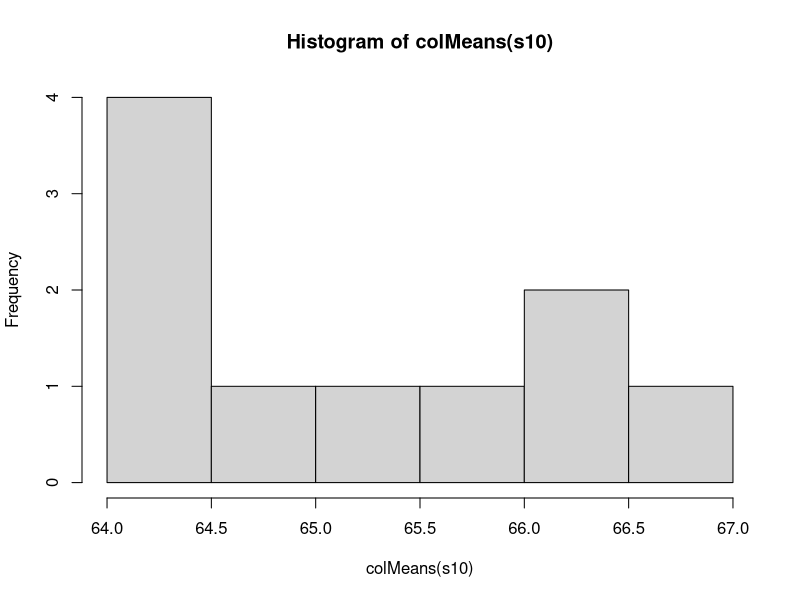
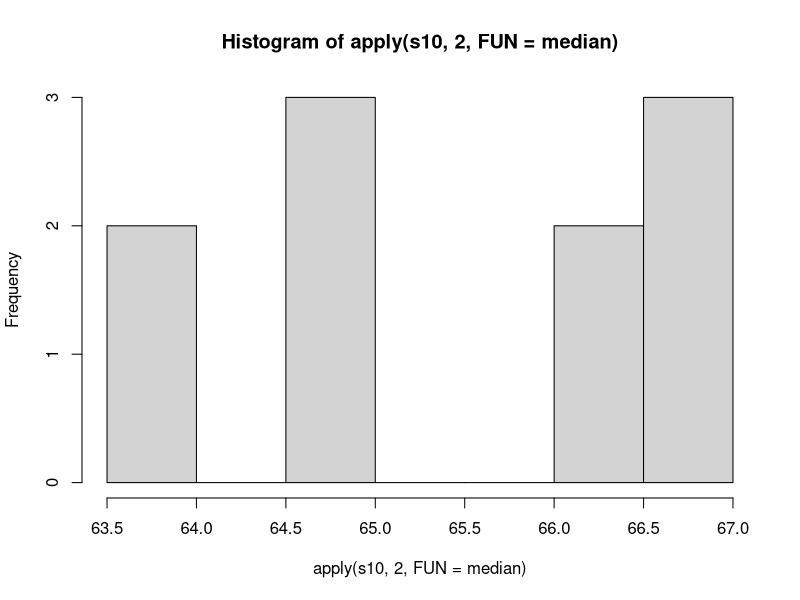
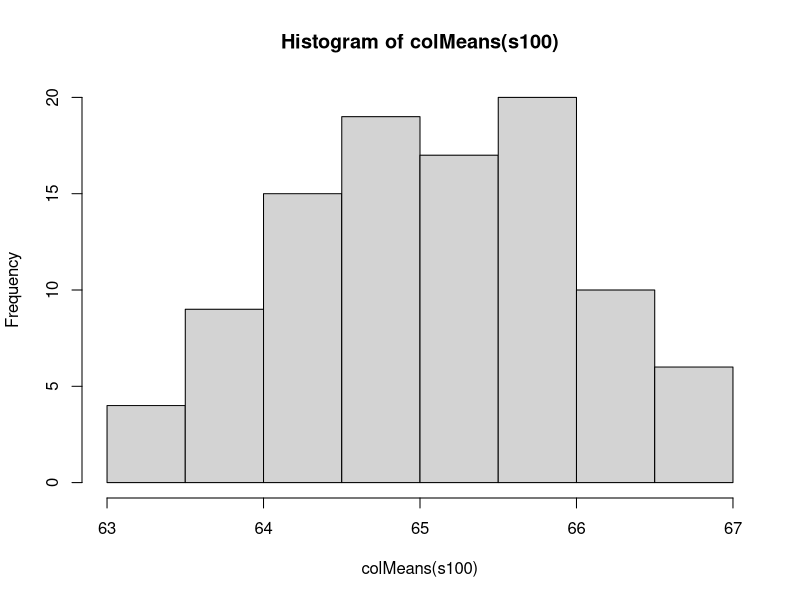
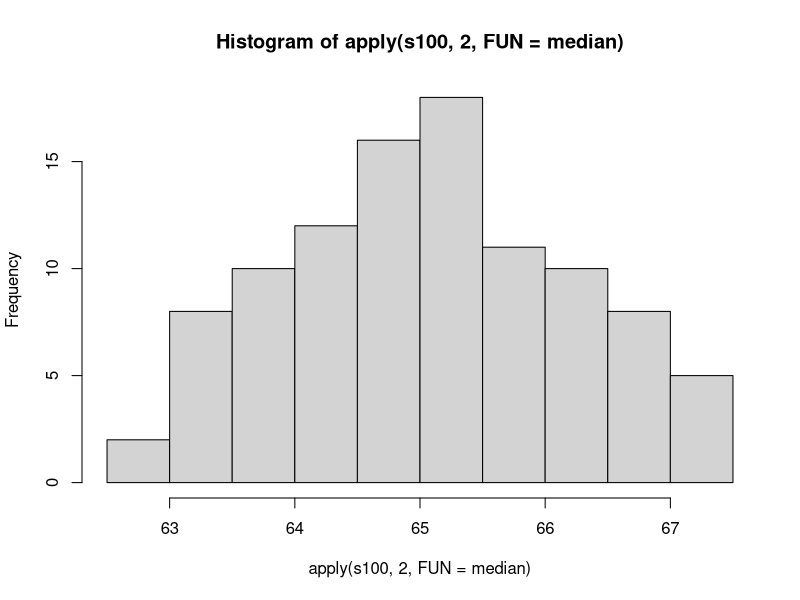
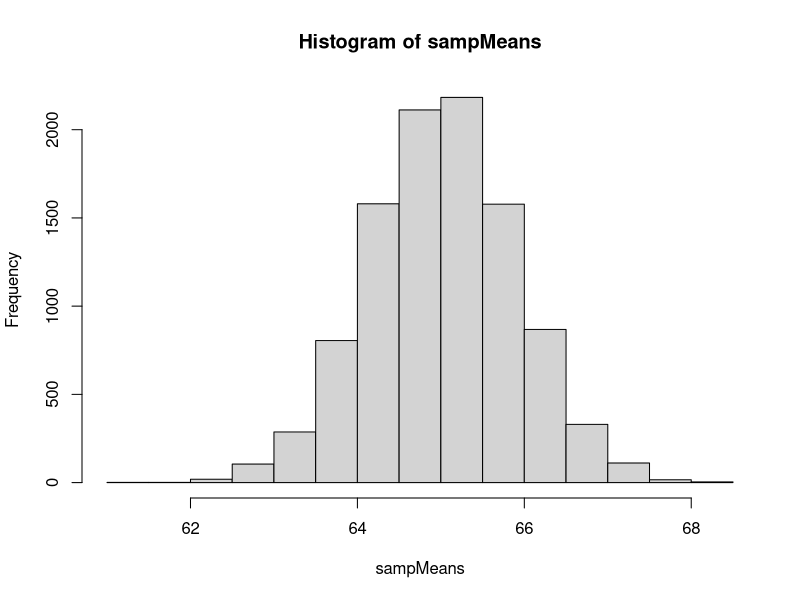
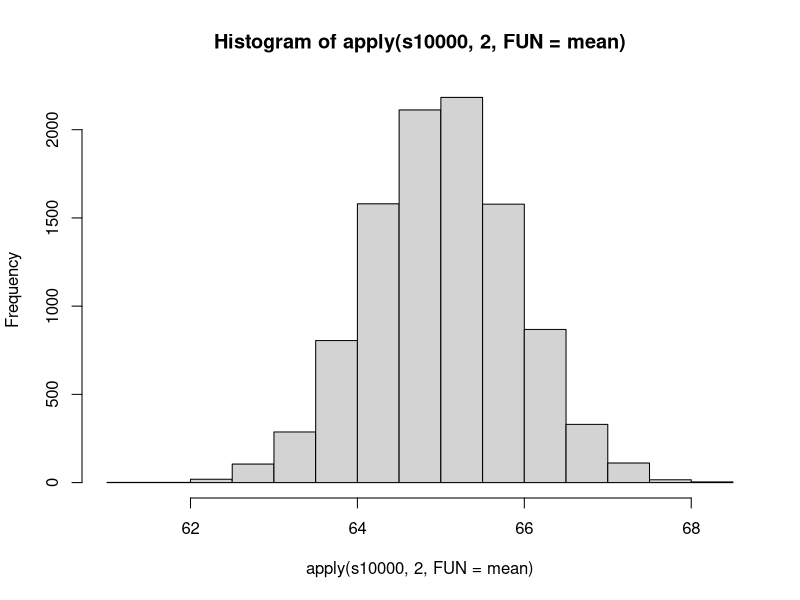
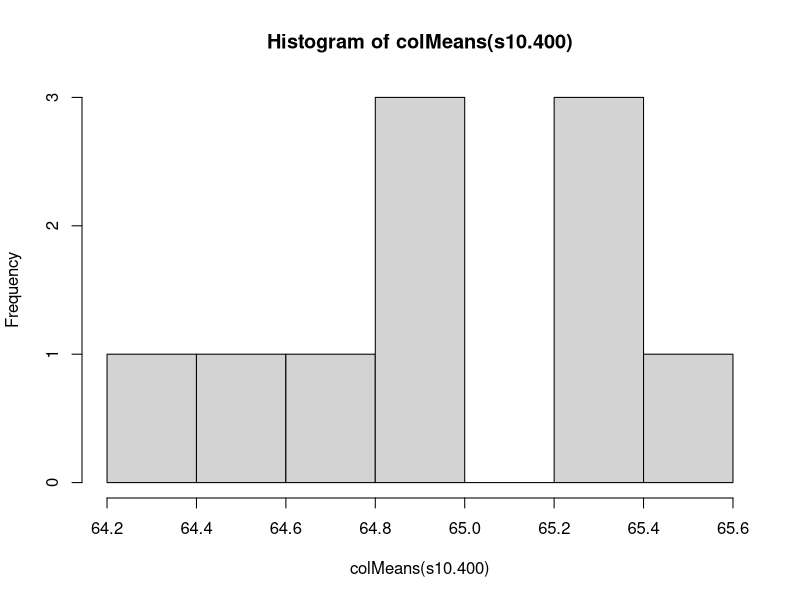

R code for these plots, in order: (Note: this script raises an error after producing the figures.)
#Script showing how the sampling distribution, given enough repetitions of an experiment, converges on the population parameters

set.seed(88) #setting a seed for reproducibility, the number is arbitrary
s10 = replicate(10, rnorm(40, 65, 5.5)) 
hist(colMeans(s10)) #S10 is a matrix with subjects  on the rows, and samples (replications) on the columns, colMeans takes the average of each sample (replication), then we pass to hist() to plot
hist(apply(s10, 2, FUN=median)) #do the same thing, but take the median instead of mean. Apply expects a matrix, second argument is an index to applying a function (FUN) over rows (1) or columns (2)


s100 = replicate(100, rnorm(40, 65, 5.5)) #draw 40 samples from normal dist with mean of 65 and sd of 5.5; repeat this 100 times
hist(colMeans(s100))
hist(apply(s100, 2, FUN=median)) #can be any function: sd, median, min, a custom function. 


s10000 = replicate(10000, rnorm(40, 65, 5.5)) #draw 40 samples from normal dist with mean of 65 and sd of 5.5; repeat this 10000 times
sampMeans = colMeans(s10000)
hist(sampMeans)
hist(apply(s10000, 2, FUN=mean))



#see how changing the size of each sample changes the shape and range of distributions
s10.400 = replicate(10, rnorm(400, 65, 5.5))
hist(colMeans(s10.400))


s1000.400 = replicate(1000, rnorm(400, 65, 5.5))
hist(colMeans(s100.400))


